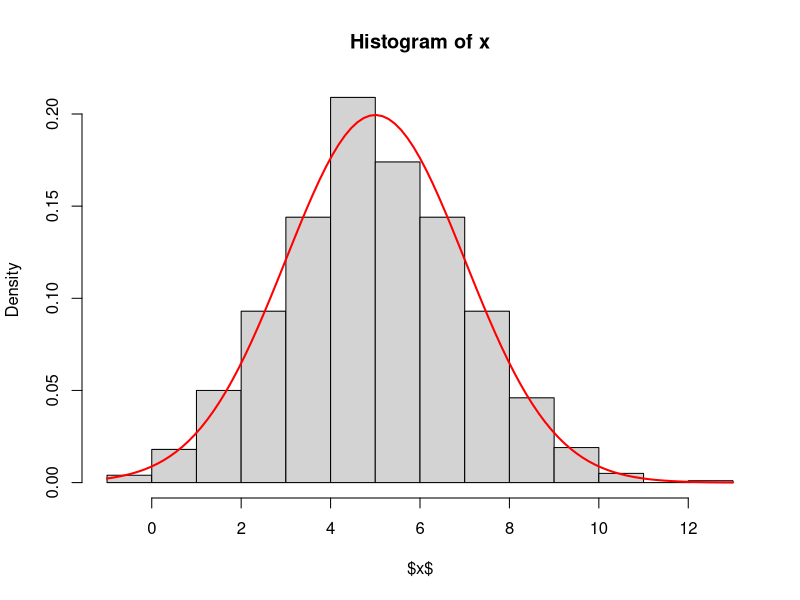
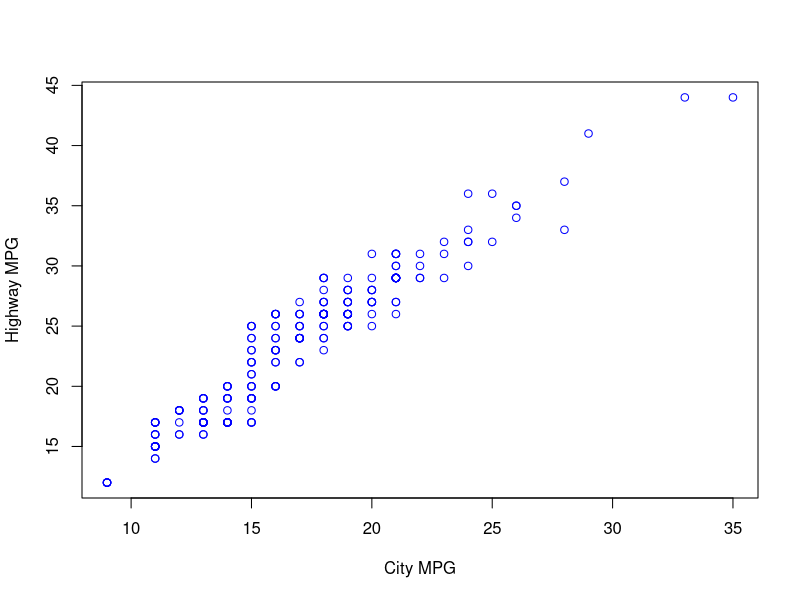

Here is the R script that generated these plots, in order:
## ---- chunk 1
n <- 1000 

## ---- chunk 2
u_1 <- runif(500,0,1)
u_2 <- runif(500,0,1)

## ---- chunk 3
z_1 <- sqrt(-2 * log(u_1)) * cos(2 * pi * u_2)

z_2 <- sqrt(-2 * log(u_1)) * sin(2 * pi * u_2)

## ---- chunk 4
z <- c(z_1, z_2)

## ---- chunk 5
mu <- 5
sigma <- 2

## ---- chunk 6
x <- mu + sigma * z

## ---- chunk 7
mean(x)
sd(x)

## ---- chunk 8
hist(x,
     freq = FALSE,
     ylab = "Density",
     xlab = "$x$")
curve(dnorm(x, mean = mu, sd = sigma),
      col = "red", lwd = 2, add = TRUE)
## ---- chunk 9
cihi <- read.csv("hlthexp.csv")

df <- data.frame(Year = cihi$Year,
                 Hospitals = cihi$Hospitals,
                 Physicians = cihi$Physicians,
                 "Other Services" = cihi$Other.Institutions,
                 Dental = cihi$Other.Professionals..Dental.Services,
                 Vision = cihi$Other.Professionals..Vision.Care.Services,
                 "Other Professionals" = cihi$Other.Professionals..Other.Services,
                 check.names = FALSE)

## ---- chunk 10
df$TotalOtherServices <- df$Dental + df$Vision + df$"Other Professionals"
## ---- chunk 11
df<-data.frame(df,PrescriptionDrugs = cihi$Prescribed.Drugs)
## ---- chunk 12
df$Hospitals[df$Year == 1983]
## ---- chunk 13
data.frame(df$Year[df$Year>= 2012], df$Hospitals[df$Year>= 2012])
## ---- chunk 14
#install.packages("ggplot2")
#library(ggplot2)

## ---- chunk 15
mpg <- ggplot2::mpg
mpg_subset <- subset(mpg, year == 2008)
min_mpg <- min(mpg_subset$cty)
max_mpg <- max(mpg_subset$cty)
## ---- chunk 16
n <- length(mpg_subset$cty)
avg_mpg <- sum(mpg_subset$cty) / n
## ---- chunk 17
avg_mpg_mean <- mean(mpg_subset$cty)
## ---- chunk 18
compact <- ifelse(mpg$class == "compact", 1, 0)
## ---- chunk 19
avg_mpg_compact <- mean(compact)
## ---- chunk 20
#| label: fig-mpg
#| fig-cap: "City Versus Highway Fuel Efficiency (MPG)"
x <- 1:10
y <- x^2
plot(mpg$cty, mpg$hwy, xlab = "City MPG", ylab = "Highway MPG", col = "blue")

